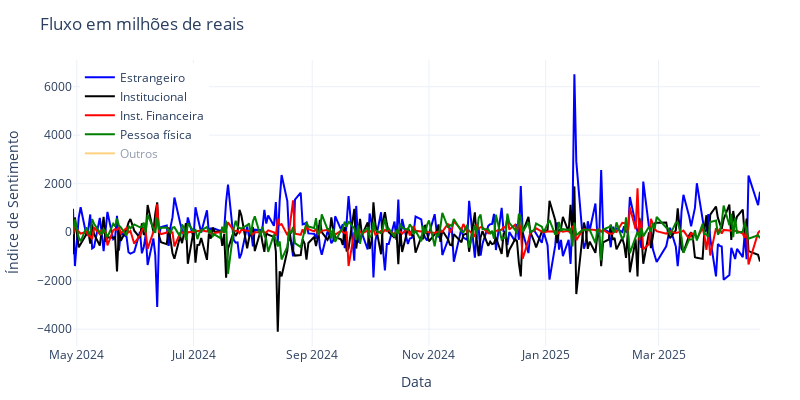

The cell this chart's notebook holds for it:
### Code cell
fig = go.Figure()

# Linha principal (o seu índice de sentimento)
fig.add_trace(go.Scatter( x=fluxo.Data, y=fluxo.Estrangeiro, mode='lines', name='Estrangeiro', line=dict(color='blue')))
fig.add_trace(go.Scatter( x=fluxo.Data, y=fluxo.Institucional, mode='lines', name='Institucional', line=dict(color='black')))
fig.add_trace(go.Scatter( x=fluxo.Data, y=fluxo['Inst. Financeira'], mode='lines', name='Inst. Financeira', line=dict(color='red')))
fig.add_trace(go.Scatter( x=fluxo.Data, y=fluxo['Pessoa física'], mode='lines', name='Pessoa física', line=dict(color='green')))
fig.add_trace(go.Scatter( x=fluxo.Data, y=fluxo['Outros'], mode='lines', name='Outros', line=dict(color='orange'),
                         visible='legendonly'))
# Layout
fig.update_layout(
    title=f'Fluxo em milhões de reais',
    width=800,
    height=400,
    legend=dict(yanchor="top", y=0.99, xanchor="left", x=0.01),
    margin=dict(l=40, r=40, t=60, b=40),
    xaxis_title='Data',
    yaxis_title='Índice de Sentimento',
    template='plotly_white'
)

fig.show()

### Figure 1 — Plotly figure (JSON) as saved in the notebook; plotly's stock layout.template omitted (floating-point values rounded to 4 significant figures; data arrays with more than 128 entries replaced by an {"elided": "..."} marker saying what was removed)
{"data": [{"line": {"color": "blue"}, "mode": "lines", "name": "Estrangeiro", "type": "scatter", "x": {"elided": "248 str values"}, "y": {"elided": "248 float values"}}, {"line": {"color": "black"}, "mode": "lines", "name": "Institucional", "type": "scatter", "x": {"elided": "248 str values"}, "y": {"elided": "248 float values"}}, {"line": {"color": "red"}, "mode": "lines", "name": "Inst. Financeira", "type": "scatter", "x": {"elided": "248 str values"}, "y": {"elided": "248 float values"}}, {"line": {"color": "green"}, "mode": "lines", "name": "Pessoa física", "type": "scatter", "x": {"elided": "248 str values"}, "y": {"elided": "248 float values"}}, {"line": {"color": "orange"}, "mode": "lines", "name": "Outros", "type": "scatter", "visible": "legendonly", "x": {"elided": "248 str values"}, "y": {"elided": "248 float values"}}], "layout": {"height": 400, "legend": {"x": 0.01, "xanchor": "left", "y": 0.99, "yanchor": "top"}, "margin": {"b": 40, "l": 40, "r": 40, "t": 60}, "title": {"text": "Fluxo em milhões de reais"}, "width": 800, "xaxis": {"title": {"text": "Data"}}, "yaxis": {"title": {"text": "Índice de Sentimento"}}}}
